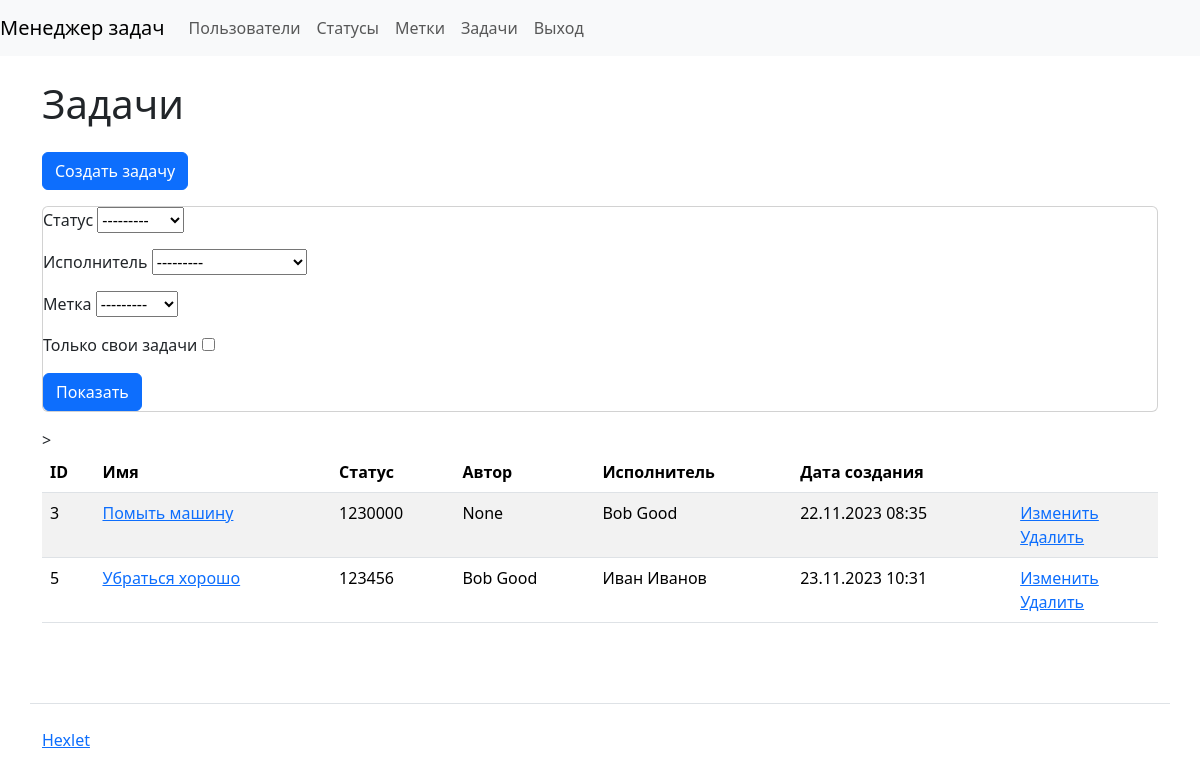
Before: /tasks/ (signed in) with the older database file.
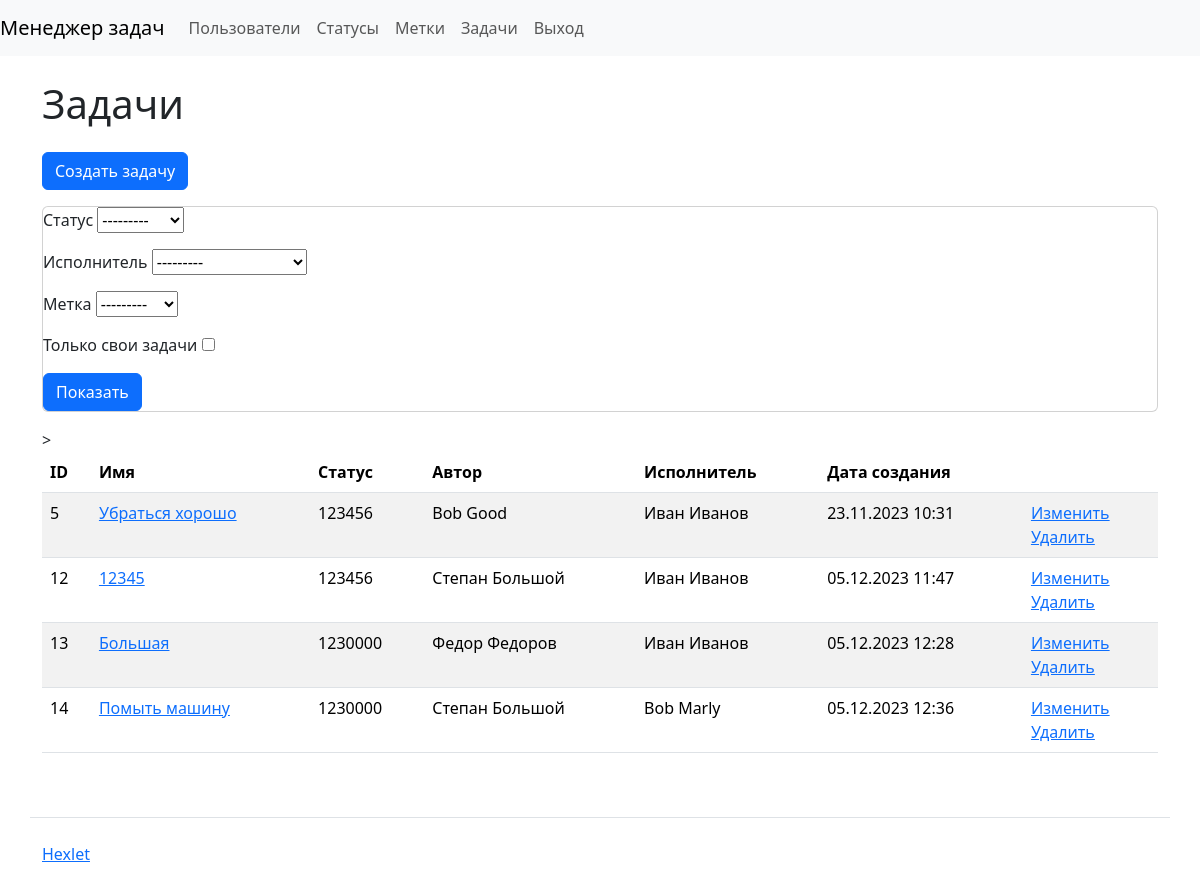
After: the same page with the newer database file.
### task_manager/tasks/models.py (models this page shows, shortened)
class Task(models.Model):
    name = models.CharField(_('Name'), max_length=255)
    description = models.TextField(_('Description'), max_length=255)
    status = models.ForeignKey(Status, on_delete=models.PROTECT,
                               verbose_name=_('status'),
                               related_name='status')
    author = models.ForeignKey(User, null=True, on_delete=models.PROTECT,
                               related_name='author')
    executor = models.ForeignKey(User, blank=True,
                                 null=True, on_delete=models.PROTECT,
                                 related_name='executor',
                                 verbose_name=_('Executor'))
    labels = models.ManyToManyField(Label, blank=True,
                                    verbose_name=_('Labels'))
    created_at = models.DateTimeField(auto_now_add=True)

### task_manager/statuses/models.py (models this page shows)
class Status(models.Model):
    name = models.CharField(max_length=250, unique=True)
    created_at = models.DateTimeField(auto_now_add=True)
    def __str__(self):
        return self.name

### task_manager/users/models.py (models this page shows, shortened)
class User(AbstractUser):
    def __str__(self):
        return self.get_full_name()

### task_manager/tasks/views.py (the view)
# urls.py: path('', views.IndexTaskView.as_view(), name="tasks_index"),
class IndexTaskView(LoginRequiredMixin, FilterView):
    model = Task
    context_object_name = 'tasks'
    template_name = 'tasks/task.html'
    filterset_class = TaskFilter

### task_manager/labels/models.py (called while the page is built)
    def __str__(self):
        return self.name

### task_manager/templates/tasks/task.html (shortened to what this page needs)
{% extends 'base.html' %}
{% load django_bootstrap5 %}
{% load i18n %}
{% block content %}
      <h1 class="my-4">{% trans 'Tasks' %}</h1>
<a class="btn btn-primary mb-3" href="{% url 'tasks_create'%}">Создать задачу</a>
    <div class="card mb-3">
	<form class="form-inline center" action="" method="get">
		{{ filter.form.as_p }}
        {% bootstrap_button button_type="submit" content="Показать" name="filter" %}
	</form>
</div>
        <table class="table table-striped">
          <thead class="thead-dark">
            <tr>
              <th>ID</th>
              <th>{% trans 'name' %}</th>
                <th>{% trans 'status' %}</th>
              <th>{% trans 'author' %}</th>
                <th>{% trans 'executor' %}</th>
              <th>{% trans 'date of creation' %}</th>
              <th></th>>
            </tr>
          </thead>
          <tbody>
{% if filter.qs  %}
          {% for task in filter.qs  %}
            <tr class="align-baseline">
              <td>{{ task.id }}</td>
              <td>
        <a href="{% url 'tasks_detail' task.pk %}">{{ task.name }}</a>
              </td>
              <td>{{ task.status }}</td>
              <td>{{ task.author }} </td>
                <td>{{ task.executor }} </td>
              <td>{{ task.created_at|date:"d.m.Y H:i" }}</td>
              <td>
                <a href="{% url 'tasks_update' pk=task.id %}" >{% trans 'Edit' %}</a>
                <br>
                <a href="{% url 'tasks_delete' pk=task.id %}" >{% trans 'Delete' %}</a>
              </td>
            </tr>
          {% endfor %}
{%endif%}
          </tbody>
        </table>
{% endblock %}

### task_manager/templates/base.html (shortened to what this page needs)
<!DOCTYPE html>
{% load i18n %}
{% get_current_language as LANGUAGE_CODE %}
<html lang="{{ LANGUAGE_CODE }}">
{% load django_bootstrap5 %}
{% bootstrap_css %}
<head>
</head>
<body class="d-flex flex-column min-vh-100">
    <header>
        {% include 'navbar.html' %}
    </header>
    <div class="container wrapper flex-grow-1">
            {% block content %}
            {% endblock %}
    </div>
     <footer>
      <div class="container my-5 pt-4 border-top">
        <a target="_blank" href="https://ru.hexlet.io">Hexlet</a>
      </div>
    </footer>
</body>
</html>

### task_manager/templates/navbar.html (shortened to what this page needs)
{%  load i18n %}
  <nav class="navbar navbar-expand-lg navbar-light bg-light">
    <a class="navbar-brand" href="{% url 'index' %}">{% trans 'Task manager' %}</a>
    <div class="collapse navbar-collapse" id="navbarCollapse">
      <ul class="navbar-nav mr-auto">
        <li class="nav-item active">
          <a class="nav-link" href="{% url 'users_index' %}">{% trans 'Users' %}</a>
        </li>
        {% if user.is_authenticated %}
        <li class="nav-item active">
          <a class="nav-link" href="{% url 'status_index' %}">{% trans 'Statuses' %}</a>
        </li>
        <li class="nav-item active">
          <a class="nav-link" href="{%url 'label_index' %}">{% trans 'Labels' %}</a>
        </li>
        <li class="nav-item active">
          <a class="nav-link" href="{% url 'tasks_index' %}">{% trans 'Tasks' %}</a>
        </li>
        {% endif %}
        {% if not user.is_authenticated %}
          <li class="nav-item">
            <a class="nav-link" href="{% url 'login' %}">{% trans 'Login' %}</a>
          </li>
          <li class="nav-item">
            <a class="nav-link" href="{% url 'users_create' %}">{% trans 'Sing up' %}</a>
          </li>
        {% else %}
          <li class="nav-item">
            <a class="nav-link" href="{% url 'logout' %}">{% trans 'Logout' %}</a>
          </li>
        {% endif %}
      </ul>
    </div>
  </nav>

Changed rows visible on the page:
removed Task: id "3", name "Помыть машину", status "1230000", author "None", executor "Bob Good", created_at "22.11.2023 08:35"
added Task: id "12", name "12345", status "123456", author "Степан Большой", executor "Иван Иванов", created_at "05.12.2023 11:47"
added Task: id "13", name "Большая", status "1230000", author "Федор Федоров", executor "Иван Иванов", created_at "05.12.2023 12:28"
added Task: id "14", name "Помыть машину", status "1230000", author "Степан Большой", executor "Bob Marly", created_at "05.12.2023 12:36"
